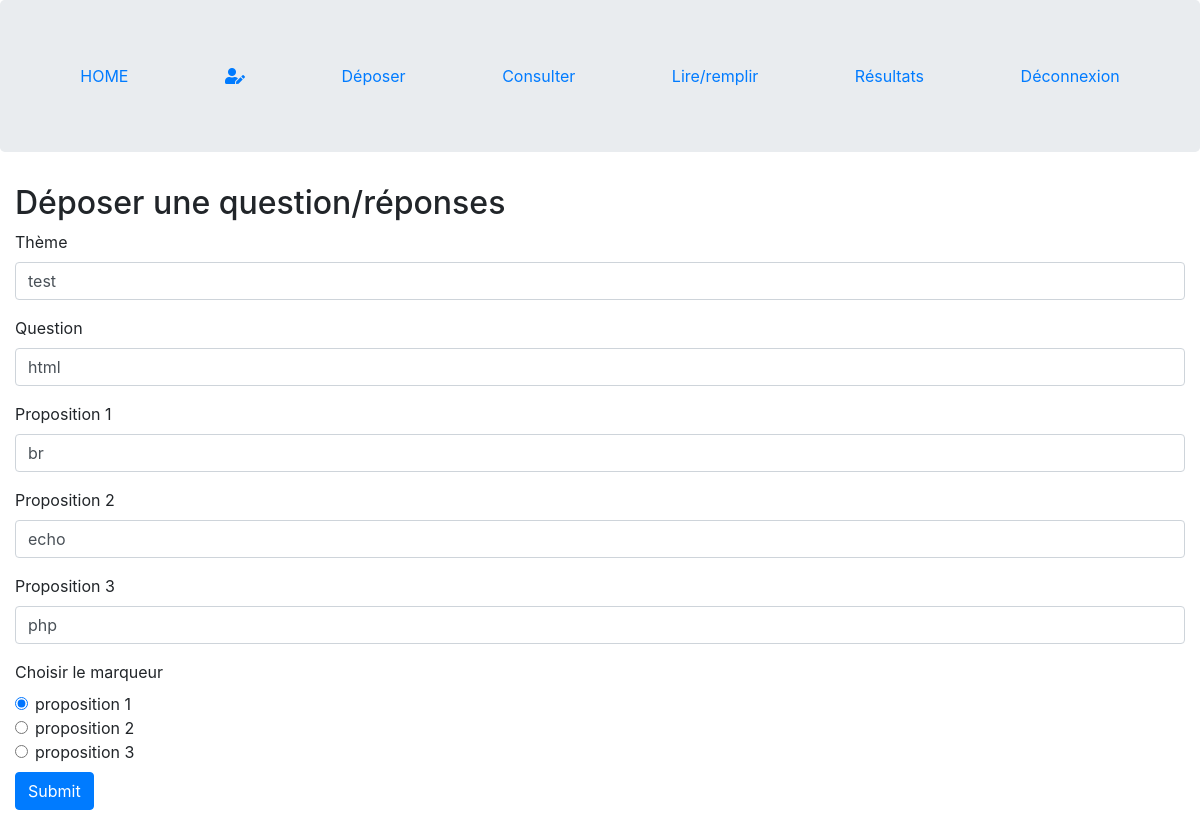
/?action=edit&id=1 (signed in), run on the app's committed database.
### tables this page shows
CREATE TABLE IF NOT EXISTS `question` (
  `id` int(11) NOT NULL AUTO_INCREMENT,
  `theme` varchar(40) NOT NULL,
  `question` varchar(60) NOT NULL,
  `auteur` int(11) NOT NULL,
  PRIMARY KEY (`id`),
  KEY `auteur` (`auteur`)
);

CREATE TABLE IF NOT EXISTS `reponse` (
  `id` int(11) NOT NULL AUTO_INCREMENT,
  `reponse` varchar(50) NOT NULL,
  `marqueur` tinyint(1) NOT NULL,
  `question` int(11) NOT NULL,
  PRIMARY KEY (`id`),
  KEY `id_question` (`question`)
);

### index.php (called while the page is built, shortened)
<?php
include 'app/Router.php';
$router = new Router();
try {
    $router->requeteUrl();
}catch (Exception $e){
    var_dump($e->getMessage());
}

### modele/ModeleGenerique.php (called while the page is built, shortened)
<?php
abstract class ModeleGenerique{
    public function __construct(){
        $this->pdo = $this->connect();
    }
    public function connect(){
        return new PDO('mysql:host=127.0.0.1;dbname=ilci_qcm', "root", "", [
            PDO::ATTR_ERRMODE => PDO::ERRMODE_EXCEPTION,
            PDO::ATTR_DEFAULT_FETCH_MODE => PDO::FETCH_OBJ
        ]);
    }
}

### controller/QuestionReponseController.php (called while the page is built, shortened)
<?php
class QuestionReponseController {
    private $modele_qr;
    public function __construct()
    {
        $this->modele_qr = new Question_reponseModele();
    }
    public function editReponse(){
        return $this->modele_qr->editReponse($_GET['id']);
    }
    public function editQuestion(){
        return $this->modele_qr->editQuestion($_GET['id']);
    }
}

### modele/Question_reponseModele.php (called while the page is built, shortened)
<?php
class Question_reponseModele extends ModeleGenerique {
    public function editQuestion($id){
        $query = "SELECT * FROM question WHERE id = ?";
        $stmt = $this->pdo->prepare($query);
        $stmt->execute([$id]);
        return $stmt->fetch();
    }
    public function editReponse($id){
        $query = "SELECT * FROM reponse WHERE question = ?";
        $stmt = $this->pdo->prepare($query);
        $stmt->execute([$id]);
        return $stmt->fetchAll();
    }
}

### views/deposer.phtml (the view, shortened to what this page needs)
<h2>Déposer une question/réponses</h2>
<form action="" method="post">
    <div class="form-group">
        <label for="">Thème </label>
        <input type="text" name="theme" class="form-control" placeholder="Theme" value="<?= isset($question) ? $question->theme : '' ?>">
    </div>
    <div class="form-group">
        <label for="">Question </label>
        <input type="text" name="question" class="form-control" placeholder="question" value="<?= isset($question) ? $question->question : '' ?>">
    </div>
    <?php for($i = 1; $i <= 3; $i++): ?>
        <div class="form-group">
            <label for="">Proposition <?= $i ?> </label>
            <input type="text" value="<?= isset($reponse) ? $reponse[$i-1]->reponse : '' ?>" name="proposition_<?= $i ?>" class="form-control" placeholder="Proposition <?= $i ?>">
        </div>
    <?php endfor; ?>
    <label for="">Choisir le marqueur</label>
    <?php for($i = 1; $i <= 3; $i++): ?>
        <div class="form-check">
            <input type="radio" <?= (isset($reponse) && 1 == $reponse[$i-1]->marqueur) ? 'checked' : '' ?> name="marqueur" class="form-check-input" value="rep_<?= $i ?>" id="proposition_<?= $i ?>">
            <label class="form-check-label" for="proposition_<?= $i ?>">proposition <?= $i ?></label>
        </div>
    <?php endfor; ?>
    <input type="submit" class="btn btn-primary mt-2" name="inscription">
</form>
<?php $content = ob_get_clean();
include 'template.phtml';

### data on the page
question: theme "test", question "html"
reponse: reponse "br", marqueur "☑ proposition 1"
reponse: reponse "echo", marqueur "☐ proposition 2"
reponse: reponse "php", marqueur "☐ proposition 3"
